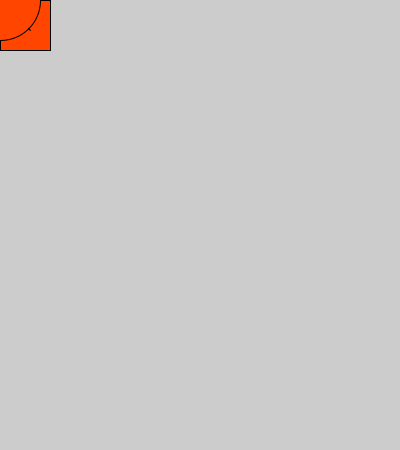
Frame 1 (no input)
Frame 60 (the mouse pressed at the canvas centre just before this capture): identical to frame 1, image omitted
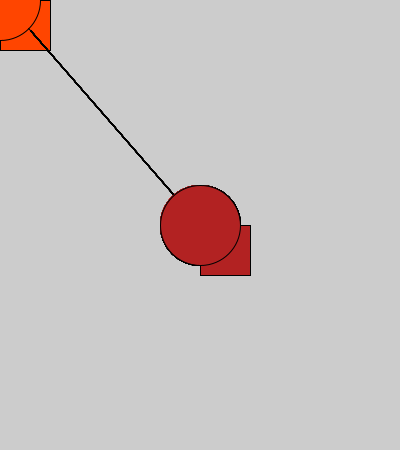
Frame 120 (the mouse held since frame 60 and released just before this capture)

The Processing sketch that drew these frames (run headless with seeded random() and noise(); from frame 60 on, the mouse is pressed at the canvas centre):

// Processing sketch: processing_34404
// ── processing_34404.pde


void setup() {
  size(400,450);
  smooth();
}

void draw() {
  if(mousePressed) {
    fill(#B22222);
  } else {
    fill(#FF4500);
  }

  rect(mouseX, mouseY, 50,50);
 line(mouseX, mouseY, 30, 30);
 ellipse(mouseX, mouseY, 80,80);
}
                
                
